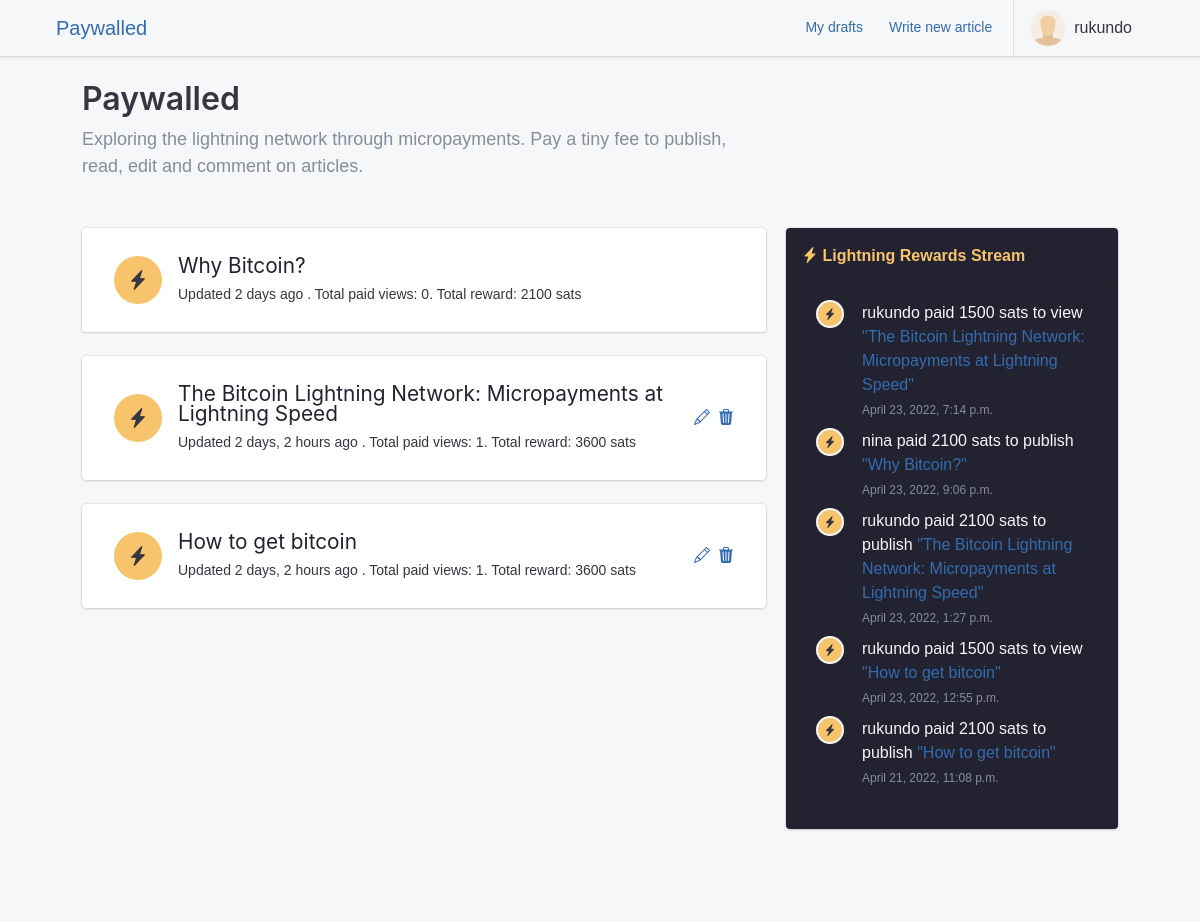
Page / (signed in) on the earlier database version.
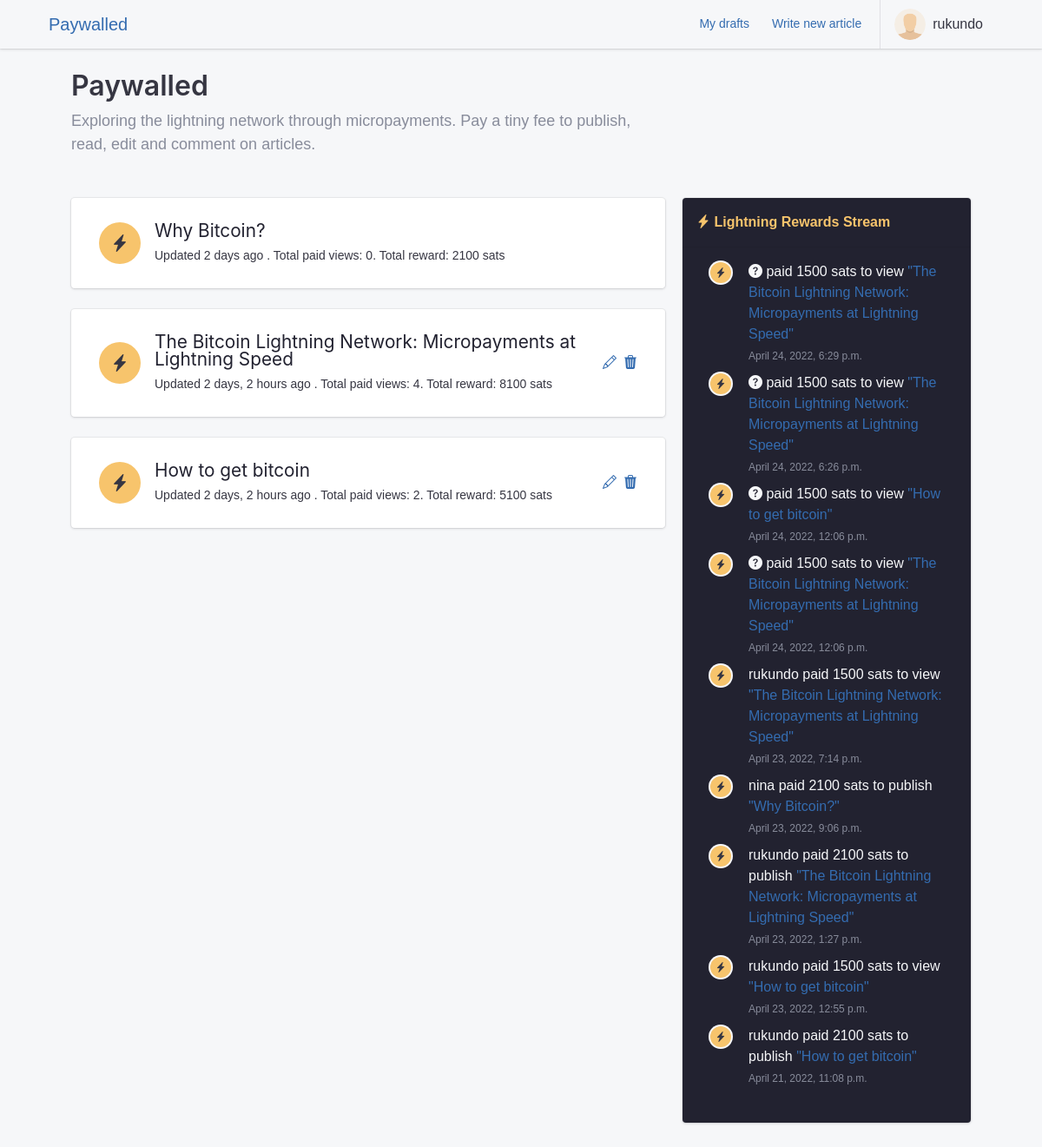
Same page on the later database version.
### apps/blog/models.py (models this page shows, shortened)
class Article(models.Model):
    DRAFT = "D"
    PUBLISHED = "P"
    STATUS = ((DRAFT, _("Draft")), (PUBLISHED, _("Published")))
    uuid = models.UUIDField(unique=True, default=uuid.uuid4, editable=False)
    user = models.ForeignKey(
        settings.AUTH_USER_MODEL,
        null=True,
        related_name="articles",
        on_delete=models.SET_NULL,
    )
    date_created = models.DateTimeField(auto_now_add=True)
    date_published = models.DateTimeField(auto_now=True)
    title = models.CharField(max_length=255, null=True, unique=True)
    status = models.CharField(max_length=1, choices=STATUS, default=DRAFT)
    content = models.CharField(_("Content"), max_length=40000, blank=True)
    edited = models.BooleanField(default=False)
    objects = ArticleQuerySet.as_manager()
    class Meta:
        verbose_name = _("Article")
        verbose_name_plural = _("Articles")
        ordering = ("-date_published",)
    def get_absolute_url(self):
        return reverse('articles:article', kwargs={ "article_uuid": self.uuid })
    def get_view_count(self):
        return self.payments.filter(status="complete", purpose="view").count()
    def get_total_reward(self):
        return self.payments.filter(status="complete").aggregate(total_reward=Sum('satoshi_amount'))

### apps/payments/models.py (models this page shows, shortened)
class Payment(models.Model):
    PAYMENT_STATUS_CHOICES = (
        ('pending_invoice', 'Pending Invoice'), # Should be atomic
        ('pending_payment', 'Pending Payment'),
        ('complete', 'Complete'),
        ('error', 'Error'),
    )
    PUBLISH = "publish"
    VIEW = "view"
    EDIT = "edit"
    COMMENT = "comment"
    PAYMENT_PURPOSE_CHOICES = (
        (PUBLISH, 'Publish'),
        (VIEW, 'View'),
        (EDIT, 'Edit'),
        (COMMENT, 'Comment'),
    )
    user = models.ForeignKey(
        settings.AUTH_USER_MODEL,
        null=True,
        related_name="payments",
        on_delete=models.SET_NULL,
    )
    session_key = models.CharField(max_length=40, blank=True, null=True)
    article = models.ForeignKey(Article, on_delete=models.CASCADE, related_name='payments')
    purpose = models.CharField(max_length=10, choices=PAYMENT_PURPOSE_CHOICES)
    satoshi_amount = models.IntegerField()
    r_hash = models.CharField(max_length=64)
    payment_request = models.CharField(max_length=1000)
    status = models.CharField(max_length=50, default='pending_invoice', choices=PAYMENT_STATUS_CHOICES)
    created_at = models.DateTimeField(auto_now_add=True)
    modified_at = models.DateTimeField(auto_now=True)

### apps/authentication/models.py (models this page shows, shortened)
class Profile(models.Model):
    user = models.OneToOneField(User, on_delete=models.CASCADE, verbose_name=_("user"))
    node_pubkey = models.CharField(max_length=80, unique=True, blank=True, null=True)
    class Meta:
        verbose_name = _("profile")
        verbose_name_plural = _("profiles")
        db_table = "auth_profile"
    def get_screen_name(self):
        try:
            if self.user.get_full_name():
                return self.user.get_full_name()
            else:
                return self.user.username
        except Exception:
            return self.user.username

### apps/core/views.py (the view)
# urls.py: path("", core_views.home, name="home"),
def home(request):
    published_articles = Article.objects.get_published()
    payments = Payment.objects.filter(status='complete').order_by('-modified_at')
    return render(
        request, "core/home.html", {
            "articles": published_articles,
            "payments": payments
        },
    )

### apps/blog/models.py (called while the page is built)
    def get_published(self):
        return self.filter(status="P").order_by("-date_published")

### apps/core/templates/core/home.html (shortened to what this page needs)
{% extends 'base.html' %}
{% load static i18n humanize %}
{% block content %}
<section class="position-relative pb-5 bg-light">
    <div class="container position-relative">
        <div class="row">
            <div class="col-md-8">
                <h2 class="text-center text-sm-left"> Paywalled</h2>
                <p class="lead text-muted text-center text-sm-left mb-5">Exploring the lightning network through
                    micropayments. Pay a tiny fee to publish, read, edit and comment on articles.</p>
            </div>
        </div>
        <div class="row">
            <div class="col-md-8">
                <div class="list-group list-group-flush list-group-divider">
                    {% for article in articles %}
                    {% include 'partials/article_list.html' %}
                    {% empty %}
                    <h4 class="no-data">{% trans 'There is no published article yet' %}. <a
                            href="{% url 'articles:write_new' %}">{% trans 'Be the first one to publish one' %}!</a>
                    </h4>
                    {% endfor %}
                </div>
            </div>
            <div class="col-md-4">
                <div class="card text-light bg-dark">
                    <div class="card-header text-warning"><i class="bi bi-lightning-charge-fill"></i> Lightning Rewards
                        Stream</div>
                    <div class="card-body">
                        {% if payments %}
                        <ul class="timeline timeline-fluid">
                            {% for payment in payments %}
                            {% include 'partials/article_payment.html' with mode="general" %}
                            {% endfor %}
                        </ul>
                        {% else %}
                        <p>No payments for this article at this time.</p>
                        {% endif %}
                    </div>
                </div>
            </div>
        </div>
    </div>
</section>
{% endblock content %}

### paywalled/templates/partials/article_list.html
{% load humanize %}
<div class="card mb-4" id="articles">
    <div class="card-body">
        <div class="list-group-item">
            <div class="list-group-item-figure">
                <a href="{% url 'articles:article' article.uuid %}" class="tile tile-lg tile-circle bg-warning">
                    <i class="bi bi-lightning-charge-fill"></i>
                </a>
            </div>
            <div class="list-group-item-body">
                <h3 style="font-size:1.3rem" class="list-group-item-title">
                    <a href="{% url 'articles:article' article.uuid %}">{{ article.title }}</a>
                </h3>
                <p class="list-group-item-subtitle mt-2">Updated
                    {{ article.date_published|naturaltime }}
                    . Total paid views: {{ article.get_view_count }}. Total reward:
                    {{ article.get_total_reward.total_reward }} sats</p>
            </div>
            {% if request.user == article.user %}
            <div class="list-group-item-figure">
                <a class="mr-1" href="{% url 'articles:edit_article' article.pk %}"><i class="bi bi-pencil"></i></a>
                <a class="ml-1" href="{% url 'articles:delete_article' article.pk %}"><i
                        class="bi bi-trash3-fill"></i></a>
            </div>
            {% endif %}
        </div>
    </div>
</div>

### paywalled/templates/partials/article_payment.html
<li class="timeline-item">
    <div class="timeline-figure">
        <span class="tile tile-circle tile-sm bg-warning"><i class="bi bi-lightning-charge-fill"></i></span>
    </div>
    <div class="timeline-body">
        <div class="media">
            <div class="media-body">
                <p class="mb-0">
                    {% if payment.user %}{{ payment.user.profile.get_screen_name }}{% else %}<i
                        class="bi bi-question-circle-fill"></i> {% endif %} paid
                    {{ payment.satoshi_amount }} sats to
                    {{ payment.purpose }} {% if mode == 'general' %}<a
                        href="{{ payment.article.get_absolute_url }}">"{{ payment.article.title }}"</a>{% endif %}
                </p><span class="timeline-date">{{ payment.created_at }}</span>
            </div>
        </div>
    </div>
</li>

Differences in the rows shown:
computed for Article "The Bitcoin Lightning Network: Micropayments at Lightning Speed": get_view_count "1" → "4"; get_total_reward.total_reward "3600" → "8100"
computed for Article "How to get bitcoin": get_view_count "1" → "2"; get_total_reward.total_reward "3600" → "5100"
added Payment: satoshi_amount "1500", purpose "view", article "The Bitcoin Lightning Network: Micropayments at Lightning Speed", created_at "April 24, 2022, 6:29 p.m."
added Payment: satoshi_amount "1500", purpose "view", article "The Bitcoin Lightning Network: Micropayments at Lightning Speed", created_at "April 24, 2022, 6:26 p.m."
added Payment: satoshi_amount "1500", purpose "view", article "How to get bitcoin", created_at "April 24, 2022, 12:06 p.m."
added Payment: satoshi_amount "1500", purpose "view", article "The Bitcoin Lightning Network: Micropayments at Lightning Speed", created_at "April 24, 2022, 12:06 p.m."
